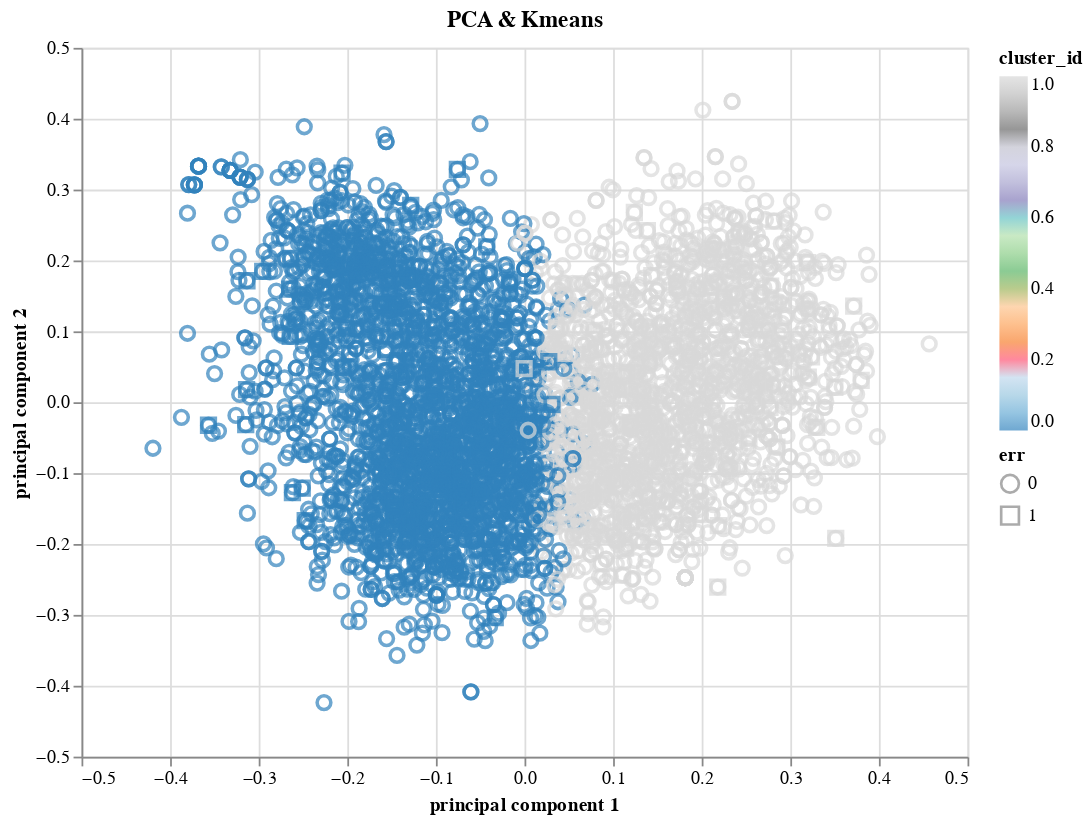

The notebook cell saved with this chart:
### Markdown cell above
Step 6. Plot clustering results

### Code cell
import altair as alt

alt.Chart(df_k).mark_point(size=60).encode(
    x='principal component 1',
    y='principal component 2',
    shape='err:N',
    color=alt.Color('cluster_id', scale=alt.Scale(scheme='category20c')),
    tooltip=['sentence','sentence_id','label']
).properties(title='PCA & Kmeans',height=400,width=500).interactive()

### Figure 1 — Vega-Lite specification as saved in the notebook (floating-point values rounded to 4 significant figures; data arrays with more than 128 entries replaced by an {"elided": "..."} marker saying what was removed)
{"config": {"view": {"continuousWidth": 400, "continuousHeight": 300}}, "data": {"name": "data-c886649897c1a0ce2c7a06332365bb94"}, "mark": {"type": "point", "size": 60}, "encoding": {"color": {"field": "cluster_id", "scale": {"scheme": "category20c"}, "type": "quantitative"}, "shape": {"field": "err", "type": "nominal"}, "tooltip": [{"field": "sentence", "type": "nominal"}, {"field": "sentence_id", "type": "quantitative"}, {"field": "label", "type": "quantitative"}], "x": {"field": "principal component 1", "type": "quantitative"}, "y": {"field": "principal component 2", "type": "quantitative"}}, "height": 400, "selection": {"selector001": {"type": "interval", "bind": "scales", "encodings": ["x", "y"]}}, "title": "PCA & Kmeans", "width": 500, "$schema": "https://vega.github.io/schema/vega-lite/v4.17.0.json", "datasets": {"data-c886649897c1a0ce2c7a06332365bb94": {"elided": "4585 records"}}}
